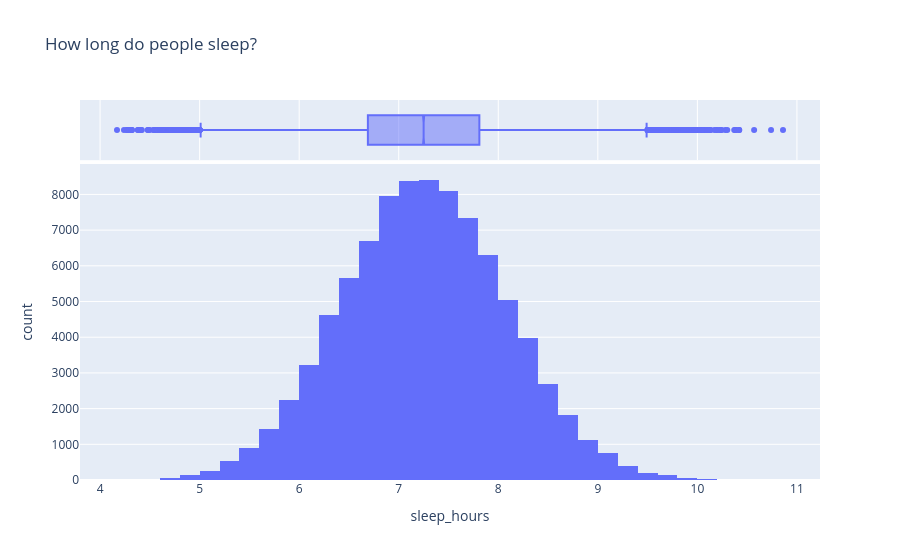

Notebook code for this chart:
### Markdown cell above
## 1. Distributions: what values are typical? 📊

| Chart | When to use |
|---|---|
| Histogram | shape of one numeric variable |
| Histogram + `marginal` | shape **and** outliers in one figure |
| Overlaid histograms / violins | compare the shape between groups |
| ECDF | "what % of days are below X?" |

### Code cell
px.histogram(df, x="sleep_hours", nbins=60, marginal="box",
             title="How long do people sleep?")

### Figure 1 — Plotly figure (JSON) as saved in the notebook; plotly's stock layout.template omitted (floating-point values rounded to 4 significant figures; data arrays with more than 128 entries replaced by an {"elided": "..."} marker saying what was removed)
{"data": [{"bingroup": "x", "hovertemplate": "sleep_hours=%{x}<br>count=%{y}<extra></extra>", "legendgroup": "", "marker": {"color": "#636efa", "pattern": {"shape": ""}}, "name": "", "nbinsx": 60, "orientation": "v", "showlegend": false, "type": "histogram", "x": {"elided": "91190 float values"}, "xaxis": "x", "yaxis": "y"}, {"hovertemplate": "sleep_hours=%{x}<extra></extra>", "legendgroup": "", "marker": {"color": "#636efa"}, "name": "", "notched": true, "showlegend": false, "type": "box", "x": {"elided": "91190 float values"}, "xaxis": "x2", "yaxis": "y2"}], "layout": {"barmode": "relative", "legend": {"tracegroupgap": 0}, "title": {"text": "How long do people sleep?"}, "xaxis": {"anchor": "y", "domain": [0, 1], "title": {"text": "sleep_hours"}}, "xaxis2": {"anchor": "y2", "domain": [0, 1], "matches": "x", "showgrid": true, "showticklabels": false}, "yaxis": {"anchor": "x", "domain": [0, 0.8316], "title": {"text": "count"}}, "yaxis2": {"anchor": "x2", "domain": [0.8416, 1], "matches": "y2", "showgrid": false, "showline": false, "showticklabels": false, "ticks": ""}}}
